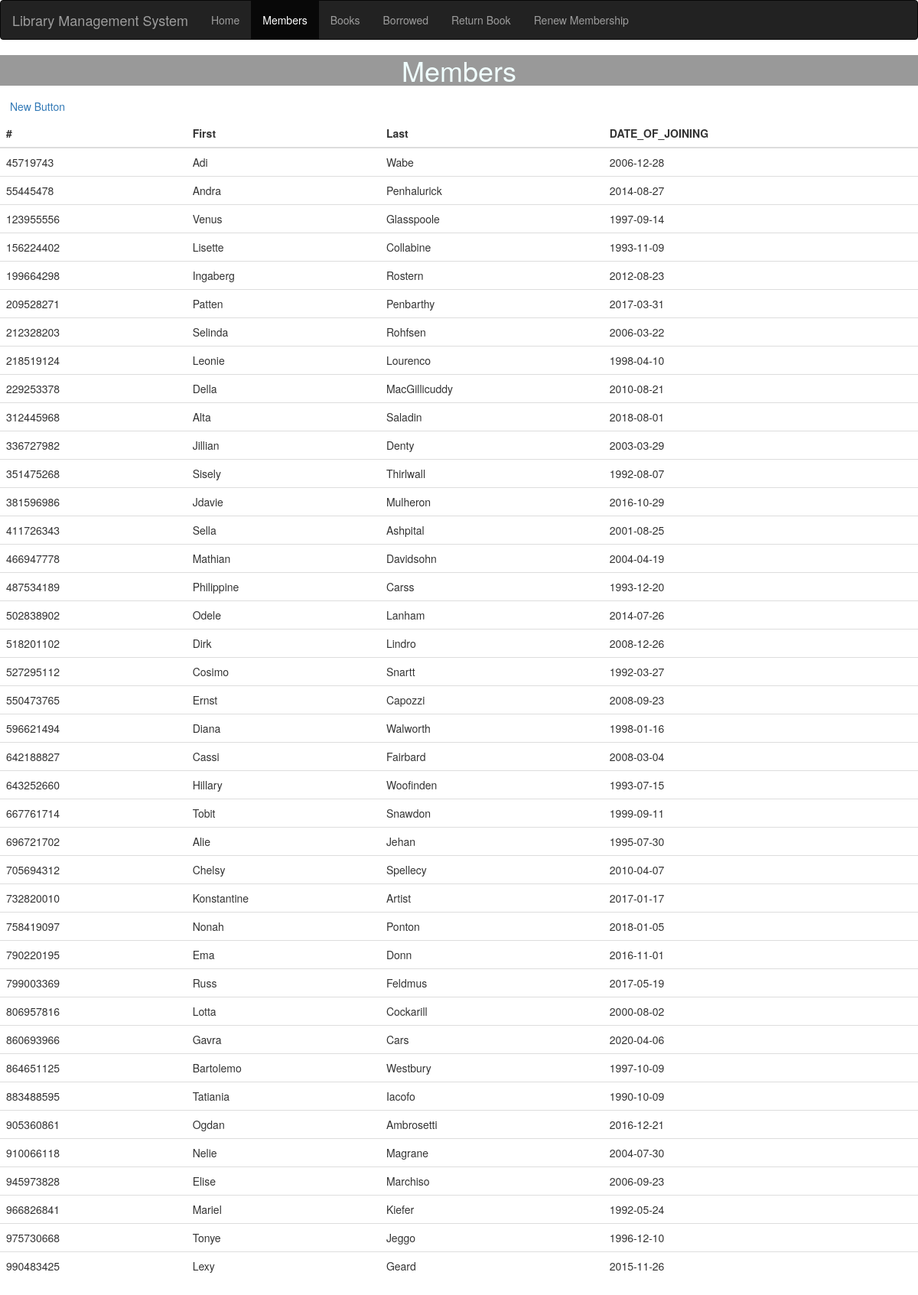
The page /members.php on the database as committed earlier.
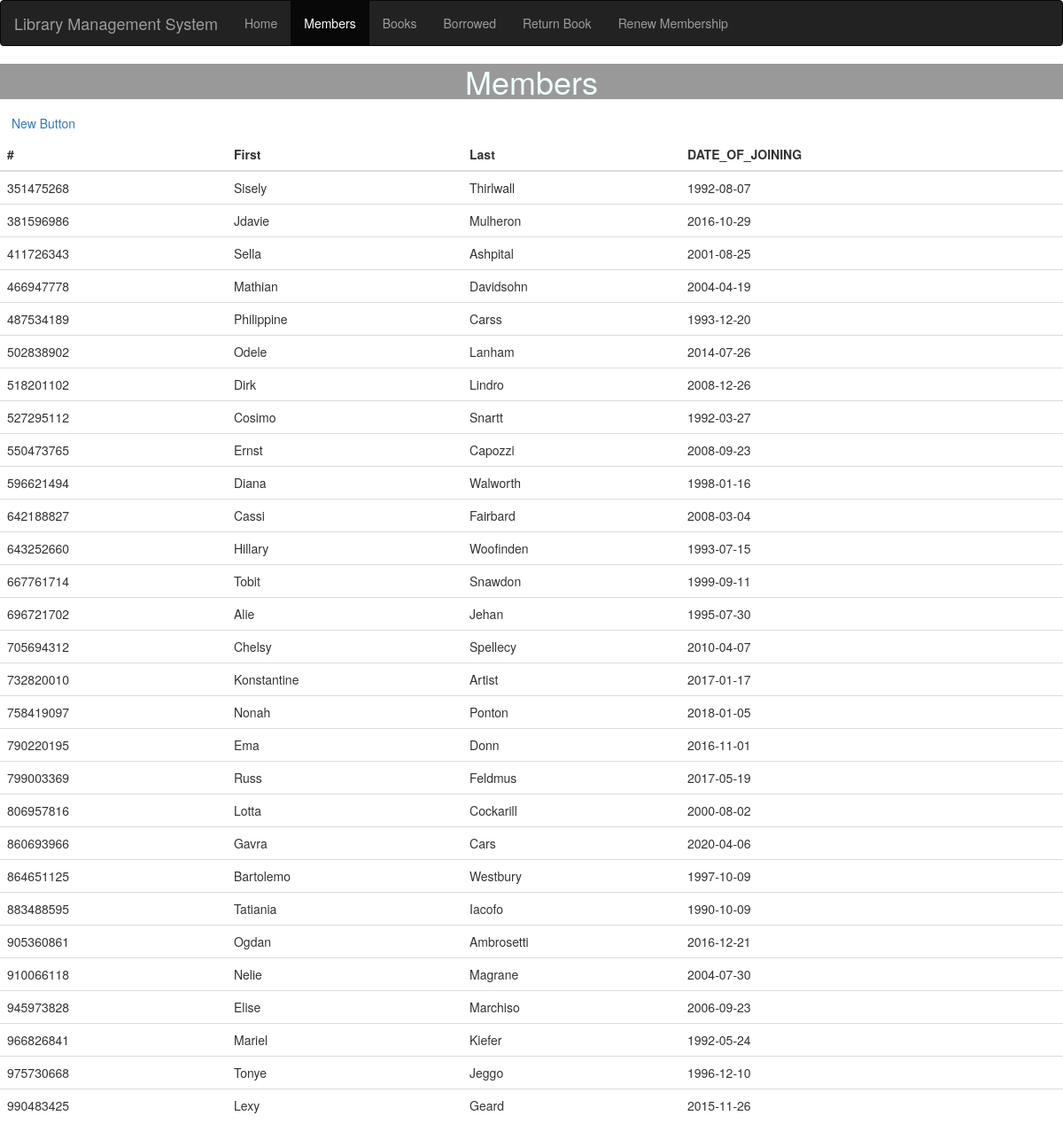
The same page on the database as committed later.
### tables this page shows
CREATE TABLE `members` (
  `SSN` bigint(20) NOT NULL,
  `FNAME` text DEFAULT NULL,
  `MNAME` text DEFAULT NULL,
  `LNAME` text DEFAULT NULL,
  `PHONE` bigint(20) DEFAULT NULL,
  `HOME_MAILING ADDRESS` text DEFAULT NULL,
  `CAMPUS_ADDRESS` text DEFAULT NULL,
  `IS_ACTIVE` bigint(20) DEFAULT NULL,
  `DATE_OF_JOINING` date DEFAULT NULL,
  `MEMBERSHIP_EXPIRY` date NOT NULL,
  `MEMBER_TYPE` bigint(20) DEFAULT NULL,
  `COMMENTS` text DEFAULT NULL
);

### members.php (the view, shortened to what this page needs)
<!DOCTYPE html>
<html lang="en">
  <head>
    <link
      rel="stylesheet"
      href="https://maxcdn.bootstrapcdn.com/bootstrap/3.3.7/css/bootstrap.min.css"
    />
  </head>
  <body>
    <nav class="navbar navbar-inverse">
      <div class="container-fluid">
        <div class="navbar-header">
          <a class="navbar-brand" href="#">Library Management System</a>
        </div>
        <ul class="nav navbar-nav">
        <li><a href="index.php">Home</a></li>
          <li class="active"><a href="members.php">Members</a></li>
          <li><a href="books.php">Books</a></li>
          <li><a href="borrowed.php">Borrowed</a></li>
          <li><a href="return.php">Return Book</a></li>
          <li><a href="renew.php">Renew Membership</a></li>
        </ul>
      </div>
    </nav>
    <div>
      <h1
        style="text-align: center; background: rgba(0, 0, 0, 0.4); color: azure"
      >
        Members
      </h1>
    </div>
    <a href="memberform.php" class="btn btn-dark" role="button">New Button</a>
    <div>
    <table class="table table-dark">
    <thead>
    <tr>
      <th scope="col">#</th>
      <th scope="col">First</th>
      <th scope="col">Last</th>
      <th scope="col">DATE_OF_JOINING</th>
    </tr>
    </thead>
  <?php
  $conn = mysqli_connect('localhost', 'root', '', 'Library');
  $sql = "SELECT SSN, FNAME, LNAME, DATE_OF_JOINING FROM `members`";
  $result = $conn->query($sql);
if ($result->num_rows > 0) {
while($row = $result->fetch_assoc()) {
echo "<tr><td>" . $row["SSN"]. "</td><td>" . $row["FNAME"] . "</td><td>"
. $row["LNAME"]. "</td><td>" . $row["DATE_OF_JOINING"] . "</td></tr>";
}
echo "</table>";
} else { echo "0 results"; }
?>
    </div>
  </body>
</html>

Rows that differ between the two databases and show on the page:
removed members: SSN "45719743", FNAME "Adi", LNAME "Wabe", DATE_OF_JOINING "2006-12-28"
removed members: SSN "55445478", FNAME "Andra", LNAME "Penhalurick", DATE_OF_JOINING "2014-08-27"
removed members: SSN "123955556", FNAME "Venus", LNAME "Glasspoole", DATE_OF_JOINING "1997-09-14"
removed members: SSN "156224402", FNAME "Lisette", LNAME "Collabine", DATE_OF_JOINING "1993-11-09"
removed members: SSN "199664298", FNAME "Ingaberg", LNAME "Rostern", DATE_OF_JOINING "2012-08-23"
removed members: SSN "209528271", FNAME "Patten", LNAME "Penbarthy", DATE_OF_JOINING "2017-03-31"
removed members: SSN "212328203", FNAME "Selinda", LNAME "Rohfsen", DATE_OF_JOINING "2006-03-22"
removed members: SSN "218519124", FNAME "Leonie", LNAME "Lourenco", DATE_OF_JOINING "1998-04-10"
removed members: SSN "229253378", FNAME "Della", LNAME "MacGillicuddy", DATE_OF_JOINING "2010-08-21"
removed members: SSN "312445968", FNAME "Alta", LNAME "Saladin", DATE_OF_JOINING "2018-08-01"
removed members: SSN "336727982", FNAME "Jillian", LNAME "Denty", DATE_OF_JOINING "2003-03-29"
